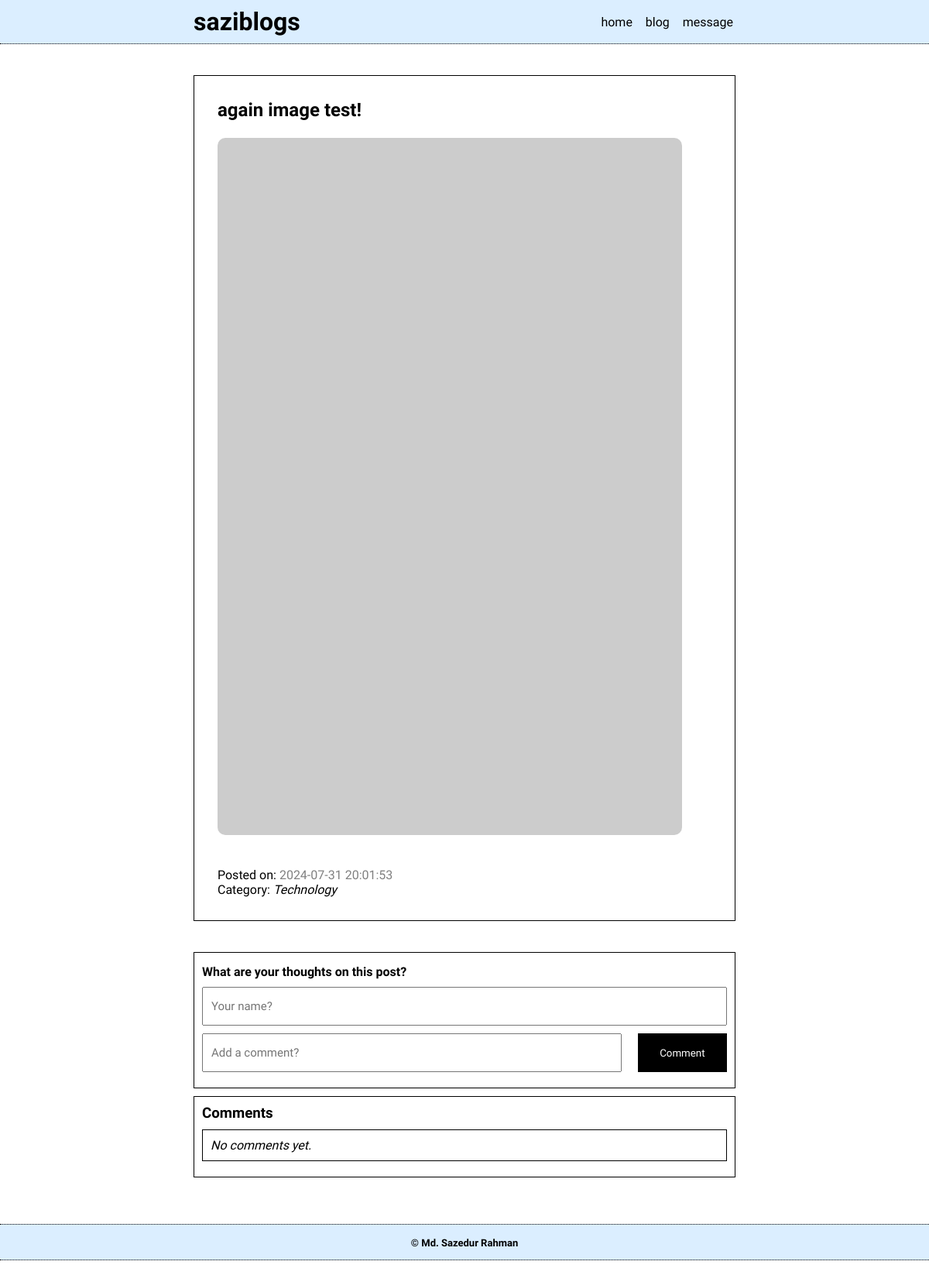
The page /display-blog.php?id=16 on the database its author committed.
### tables this page shows
CREATE TABLE `blogs` (
  `id` int(11) NOT NULL,
  `title` varchar(255) NOT NULL,
  `category` varchar(50) NOT NULL,
  `content` text NOT NULL,
  `created_at` timestamp NOT NULL DEFAULT current_timestamp()
);

CREATE TABLE `category` (
  `id` int(11) NOT NULL,
  `category` varchar(255) NOT NULL,
  `created_at` timestamp NOT NULL DEFAULT current_timestamp()
);

### display-blog.php (the view, shortened to what this page needs)
<?php
require 'constituents/db.php';
$blog_id = isset($_GET['id']) ? intval($_GET['id']) : 0;
if ($blog_id > 0) {
    $sql = "SELECT title, content, category, created_at FROM blogs WHERE id = $blog_id";
    $result = $conn->query($sql);
    if ($result->num_rows > 0) {
        $row = $result->fetch_assoc();
        $title = $row["title"];
        $content = $row["content"];
        $category = $row["category"];
        $created_at_blog = $row["created_at"];
    } else {
        echo "Blog not found.";
    }
    } else {
    echo "Invalid blog ID.";
    }
$sql_blog_cat = "SELECT category FROM category WHERE id = '$category'";
$result_blog_cat = $conn->query($sql_blog_cat);
if ($result_blog_cat->num_rows > 0) {
    while ($row_blog_cat = $result_blog_cat->fetch_assoc()) {
        $blog_cat = $row_blog_cat['category'];
    }
}
?>
<!DOCTYPE html>
<html lang="en">
<head>
    <link rel="stylesheet" href="css/style.css">
    <link rel="stylesheet" href="css/resstyle.css">
</head>
<body>
    <div class="container">
        <?php include 'constituents/navbar.php' ?>
        <div class="show-blog-container">
            <div class="show-blog">
                <div class="blog-title">
                    <h2>
                    <?php echo htmlspecialchars($title); ?>
                    </h2><br>
                </div>
                <div class="blog-text">
                    <p>
                        <?php echo $content; ?>
                    </p>
                </div>
                <br><br>
                <div class="blog-bottom-line">
                    <span>Posted on: <span style="color: gray;"><?php echo htmlspecialchars($created_at_blog); ?></span></span>
                    <br>
                    <span>Category: <em><?php echo htmlspecialchars($blog_cat); ?></em></span>
                </div>
            </div>
        </div>
        <div class="comment-container">
            <div class="add-comment-box">
                <div class="add-comment">
                    <form action="<?php echo htmlspecialchars($_SERVER['PHP_SELF']); ?>?id=<?php echo $blog_id; ?>" method="POST">
                        <b style="display: inline-block; margin-bottom: 10px;">What are your thoughts on this post?</b>
                        <div style="display: inline-block; color: green; margin-bottom: 10px; padding: 5px;"><em><?php
                        if(!empty($bsm)){
                            echo $bsm;
                            } ?></em></div>
                        <input name="cname" type="text" placeholder="Your name?" style="width: 100%; margin-bottom: 10px; height: 50px; padding: 10px; font-size: 15px;">
                        <div class="add-comment-input">
                            <input name="comment" type="text" placeholder="Add a comment?">
                            <button type="submit">Comment</button>
                        </div>
                    </form>
                </div>
            </div>
            <div class="comment-box">
                <div class="comment-title">
                    <h3 style="margin-bottom: 10px;">Comments</h3>
                </div>
                <?php
                    $sql_comment = "SELECT * FROM comments WHERE blog_id = '$blog_id' ORDER BY created_at DESC";
                    $comment_result = $conn->query($sql_comment);
                    if($comment_result->num_rows > 0){
                        while ($row_comment = $comment_result->fetch_assoc()) {
                            $cname = $row_comment['cname'];
                            $comment_text = $row_comment['comment'];
                            $created_at_comment = $row_comment['created_at'];
                ?>
                <div class="comment-box-each">
                    <div class="name">
                        <b><?php echo htmlspecialchars($cname); ?></b>
                    </div>
                    <div class="date">
                        <small><small><?php echo htmlspecialchars($created_at_comment); ?></small></small>
                    </div>
                    <div class="comment">
                        <p>
                            <?php echo htmlspecialchars($comment_text); ?>
                        </p>
                    </div>
                </div>
                <?php }} else{
                 ?>
                    <div class="comment-box-each">
                        <em>No comments yet.</em>
                    </div>
                <?php
                }
                ?>
            </div>
        </div>
        <?php include 'constituents/copyright.php'; ?>
    </div>
</body>
</html>

### css/style.css (style rules this page uses)
* { font-family: "Merienda", cursive; box-sizing: border-box; margin: 0; transition: all 0.5s; }
body { margin: 0; }
.show-blog-container, .comment-container { margin-top: 40px; display: flex; flex-direction: column; align-items: center; }
.show-blog { border: 1px solid black; width: 700px; padding: 30px 30px; }
.show-blog h2 { margin-bottom: 3px; }
.comment-box { border: 1px solid black; width: 700px; padding: 10px 10px; }
.comment-box-each { border: 1px solid black; width: 100%; padding: 10px 10px; margin-bottom: 10px; }
.add-comment-box { width: 700px; margin-bottom: 10px; border: 1px solid black; padding: 10px; }
.add-comment-input { display: flex; justify-content: space-between; }
.add-comment-input input { width: 80%; height: 50px; padding: 10px; font-size: 15px; margin-bottom: 10px; }
.add-comment-input button { width: 17%; height: 50px; border: 1px solid black; padding: 10px; background-color: black; color: white; cursor: pointer; }

### display-blog.php (style rules this page uses)
img { width: 600px; border-radius: 10px; }

### rows shown on the page
blogs: title "again image test!", created_at "2024-07-31 20:01:53"
category: category "Technology"
